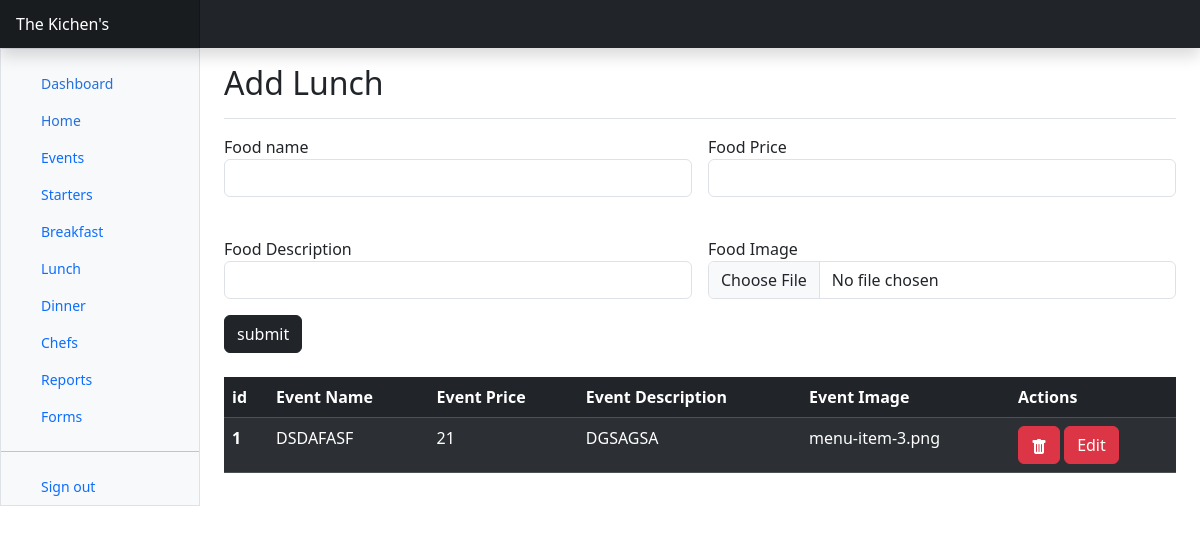
/admin/menus_lunch.php, run on the app's committed database.
### tables this page shows
CREATE TABLE `lunch` (
  `id` int(11) NOT NULL,
  `lunchname` varchar(40) NOT NULL,
  `lunchprice` varchar(10) NOT NULL,
  `lunchdesc` varchar(60) NOT NULL,
  `lunchimg` varchar(300) NOT NULL
);

### admin/menus_lunch.php (the view, shortened to what this page needs)
<?php
include "header.php";
$btnname = "submit";
$getdata = "select * from lunch";
$get_res = mysqli_query($conn, $getdata);
?>
<div class="container-fluid">
    <div class="row">
        <div class="sidebar border border-right col-md-3 col-lg-2 p-0 bg-body-tertiary">
            <?php include "sidebar.php" ?>
        </div>
        <main class="col-md-9 ms-sm-auto col-lg-10 px-md-4">
            <div class="d-flex justify-content-between flex-wrap flex-md-nowrap align-items-center pt-3 pb-2 mb-3 border-bottom">
                <h1 class="h2">Add Lunch</h1>
            </div>
            <form method="post" enctype="multipart/form-data">
                <div class="row g-3">
                    <div class="col">
                        <label for="">Food name</label>
                        <input type="text" class="form-control" value="<?php if (isset($mydata)) echo $mydata['lunchname'];?>" aria-label="Event Name" name="lname">
                    </div>
                    <div class="col">
                        <label for="">Food Price</label>
                        <input type="text" class="form-control" placeholder="Event Price" aria-label="Event Price" name="lprice" value=" <?php if (isset($mydata)) echo $mydata['lunchprice']; ?>" >
                    </div>
                </div>
                <div class="row g-3 mt-4">
                    <div class="col">
                        <label for="">Food Description</label>
                        <input type="text" class="form-control" placeholder="Event Description" aria-label="Event image" name="ldesc"value=" <?php if (isset($mydata)) echo $mydata['lunchdesc']; ?>" >
                        <button type="submit" name="<?php echo $btnname;?>" class="btn btn-dark mt-3"><?php echo $btnname;?></button>
                    </div>
                    <div class="col">
                        <label for="">Food Image</label>
                        <input type="file" class="form-control" placeholder="Event Image" aria-label="Event image" name="uploadfile" value=" <?php if (isset($mydata)) echo $mydata['lunchimg']; ?>" >
                    </div>
                </div>
            </form>
            <table class="table table-striped table-dark mt-4">
                <thead>
                    <tr>
                        <th scope="col">id</th>
                        <th scope="col">Event Name</th>
                        <th scope="col">Event Price</th>
                        <th scope="col">Event Description</th>
                        <th scope="col">Event Image</th>
                        <th scope="col">Actions</th>
                    </tr>
                </thead>
                <tbody>
                    <?php
                    $i = 1;
                    foreach ($get_res as $lunchdata) {
                    ?>
                        <tr>
                            <th scope="row"><?php echo $i; ?></th>
                            <td><?php echo $lunchdata['lunchname']; ?></td>
                            <td><?php echo $lunchdata['lunchprice']; ?></td>
                            <td><?php echo $lunchdata['lunchdesc']; ?></td>
                            <td><?php echo $lunchdata['lunchimg']; ?></td>
                            <td><a href='menus_lunch.php?action=del&id=<?php echo $lunchdata["id"] ?>' class="btn btn-danger">
                                    <i class="bi bi-trash-fill"></i>
                                </a>
                                <a href='menus_lunch.php?action=edit&id=<?php echo $lunchdata["id"] ?>' class="btn btn-danger">
                                    Edit
                                </a>
                            </td>
                        </tr>
                    <?php $i++;
                    } ?>
                </tbody>
            </table>
        </main>
    </div>
</div>
</body>
</html>

### admin/dashboard.css (style rules this page uses)
.bi { display: inline-block; width: 1rem; height: 1rem; }

### admin/header.php (style rules this page uses)
.bi { vertical-align: -.125em; fill: currentColor; }

### data on the page
lunch: lunchname "DSDAFASF", lunchprice "21", lunchdesc "DGSAGSA", lunchimg "menu-item-3.png"

### other printed values
$btnname "submit"
